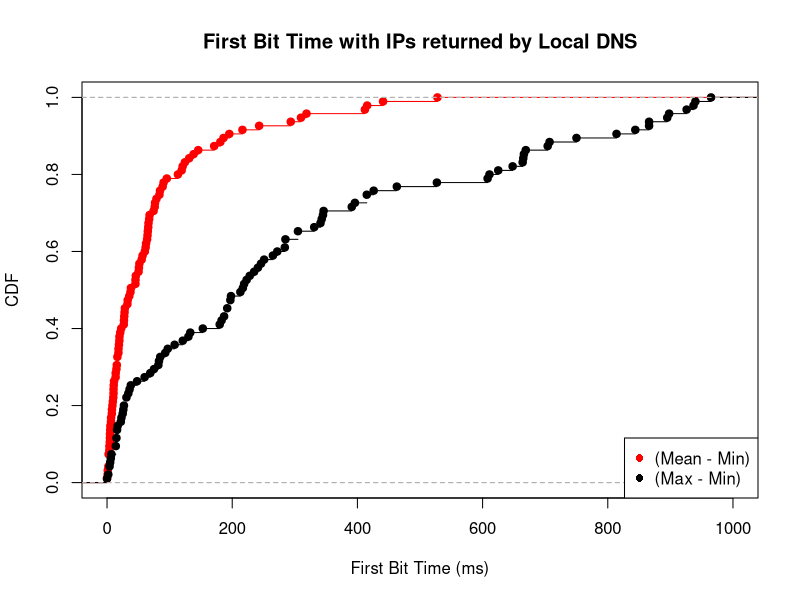

R code for this plot:
mean_min <- c(8.611111, 195.333333, 7.857143, 27.500000, 4.388889, 7.666667, 10.000000, 138.291667, 50.913793, 83.700000, 95.500000, 1.166667, 67.300000, 84.600000, 4.600000, 2.500000, 37.416667, 186.111111, 216.333333, 35.500000, 62.400000, 22.555556, 28.000000, 411.942778, 13.833333, 4.750000, 60.388889, 2.500000, 32.500000, 45.333333, 242.999167, 19.666667, 66.250000, 11.222222, 3.800000, 1.000000, 50.333333, 131.250000, 45.958333, 16.500000, 119.208333, 90.333333, 5.333333, 68.000000, 10.388889, 293.527778, 6.333333, 13.700000, 171.166667, 2.500000, 55.333333, 440.996667, 415.584706, 0.000000, 318.665000, 88.833333, 33.000000, 527.830833, 61.629630, 124.333333, 26.750000, 3.750000, 10.384615, 21.055556, 2.166667, 38.119048, 10.666667, 51.666667, 28.464286, 19.000000, 15.628571, 56.805556, 18.333333, 5.083333, 113.247476, 45.441176, 76.166667, 18.166667, 65.166667, 145.666667, 64.687500, 181.000000, 64.000000, 6.500000, 76.666667, 74.333333, 309.831667, 15.000000, 16.500000, 78.958333, 27.066667, 9.272727, 19.833333, 65.833333, 120.833333)

max_min <- c(36.00, 704.00, 183.00, 75.00, 60.00, 16.00, 25.00, 341.00, 396.00, 669.00, 346.00, 2.00, 235.00, 251.00, 23.00, 7.00, 217.00, 707.00, 608.00, 108.00, 305.00, 285.00, 197.00, 964.99, 31.00, 15.00, 343.00, 4.00, 180.00, 121.00, 865.99, 48.00, 228.00, 83.00, 16.00, 4.00, 187.00, 415.00, 750.00, 26.00, 898.00, 463.00, 14.00, 213.00, 38.00, 666.00, 17.00, 97.00, 426.00, 5.00, 153.00, 894.99, 843.99, 0.00, 925.99, 192.00, 133.00, 936.99, 415.00, 345.00, 241.00, 14.00, 82.00, 130.00, 6.00, 527.00, 31.00, 246.00, 198.00, 93.00, 331.00, 866.00, 69.00, 15.00, 813.99, 611.00, 391.00, 192.00, 285.00, 648.00, 665.00, 625.00, 197.00, 22.00, 265.00, 223.00, 939.99, 27.00, 85.00, 664.00, 284.00, 34.00, 219.00, 272.00, 305.00)

mean_min_val = ecdf(mean_min)
max_min_val = ecdf(max_min)

plot(mean_min_val, lty=1, col="red", xlab="First Bit Time (ms)", ylab="CDF", main="First Bit Time with IPs returned by Local DNS", xlim=c(0, 1000))
lines(max_min_val)

legend("bottomright",  pch =16, legend=c("(Mean - Min)", "(Max - Min)"), col=c("red", "black"))
